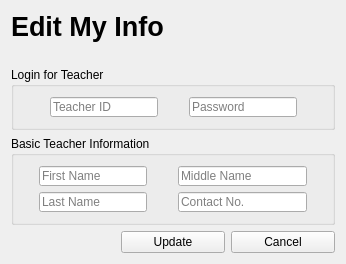
      <widget class="QWidget" name="page_edit_myInfo">
       <layout class="QGridLayout" name="gridLayout_24">
        <item row="0" column="0" colspan="2">
         <widget class="QLabel" name="label_edit_myInfo">
          <property name="minimumSize">
           <size>
            <width>0</width>
            <height>50</height>
           </size>
          </property>
          <property name="maximumSize">
           <size>
            <width>16777215</width>
            <height>50</height>
           </size>
          </property>
          <property name="font">
           <font>
            <pointsize>20</pointsize>
            <weight>75</weight>
            <bold>true</bold>
           </font>
          </property>
          <property name="text">
           <string>Edit My Info</string>
          </property>
          <property name="alignment">
           <set>Qt::AlignLeading|Qt::AlignLeft|Qt::AlignTop</set>
          </property>
         </widget>
        </item>
        <item row="1" column="0" colspan="3">
         <widget class="QGroupBox" name="groupBox_loginForTeacher_edit_myInfo">
          <property name="title">
           <string>Login for Teacher</string>
          </property>
          <layout class="QGridLayout" name="gridLayout_10">
           <item row="0" column="1">
            <spacer name="verticalSpacer_7">
             <property name="orientation">
              <enum>Qt::Vertical</enum>
             </property>
             <property name="sizeHint" stdset="0">
              <size>
               <width>20</width>
               <height>1</height>
              </size>
             </property>
            </spacer>
           </item>
           <item row="1" column="0">
            <spacer name="horizontalSpacer_12">
             <property name="orientation">
              <enum>Qt::Horizontal</enum>
             </property>
             <property name="sizeHint" stdset="0">
              <size>
               <width>16</width>
               <height>20</height>
              </size>
             </property>
            </spacer>
           </item>
           <item row="1" column="1">
            <layout class="QGridLayout" name="gridLayout_11">
             <item row="0" column="1">
              <spacer name="horizontalSpacer_13">
               <property name="orientation">
                <enum>Qt::Horizontal</enum>
               </property>
               <property name="sizeHint" stdset="0">
                <size>
                 <width>25</width>
                 <height>20</height>
                </size>
               </property>
              </spacer>
             </item>
             <item row="0" column="0">
              <widget class="QLineEdit" name="lineEdit_teacherID_edit_myInfo">
               <property name="maximumSize">
                <size>
                 <width>133</width>
                 <height>20</height>
                </size>
               </property>
               <property name="toolTip">
                <string>Teacher ID</string>
               </property>
               <property name="statusTip">
                <string>Teacher ID</string>
               </property>
               <property name="whatsThis">
                <string>Teacher ID</string>
               </property>
               <property name="placeholderText">
                <string>Teacher ID</string>
               </property>
               <property name="clearButtonEnabled">
                <bool>true</bool>
               </property>
              </widget>
             </item>
             <item row="0" column="2">
              <widget class="QLineEdit" name="lineEdit_password_edit_myInfo">
               <property name="maximumSize">
                <size>
                 <width>133</width>
                 <height>20</height>
                </size>
               </property>
               <property name="toolTip">
                <string>Password</string>
               </property>
               <property name="statusTip">
                <string>Password</string>
               </property>
               <property name="whatsThis">
                <string>Password</string>
               </property>
               <property name="echoMode">
                <enum>QLineEdit::Password</enum>
               </property>
               <property name="placeholderText">
                <string>Password</string>
               </property>
               <property name="clearButtonEnabled">
                <bool>true</bool>
               </property>
              </widget>
             </item>
            </layout>
           </item>
           <item row="1" column="2">
            <spacer name="horizontalSpacer_14">
             <property name="orientation">
              <enum>Qt::Horizontal</enum>
             </property>
             <property name="sizeHint" stdset="0">
              <size>
               <width>16</width>
               <height>20</height>
              </size>
             </property>
            </spacer>
           </item>
           <item row="2" column="1">
            <spacer name="verticalSpacer_8">
             <property name="orientation">
              <enum>Qt::Vertical</enum>
             </property>
             <property name="sizeHint" stdset="0">
              <size>
               <width>20</width>
               <height>1</height>
              </size>
             </property>
            </spacer>
           </item>
          </layout>
         </widget>
        </item>
        <item row="2" column="0" colspan="3">
         <widget class="QGroupBox" name="groupBox__basicTacherInformation_edit_myInfo">
          <property name="title">
           <string>Basic Teacher Information</string>
          </property>
          <layout class="QGridLayout" name="gridLayout_8">
           <item row="0" column="1">
            <spacer name="verticalSpacer_5">
             <property name="orientation">
              <enum>Qt::Vertical</enum>
             </property>
             <property name="sizeHint" stdset="0">
              <size>
               <width>20</width>
               <height>1</height>
              </size>
             </property>
            </spacer>
           </item>
           <item row="1" column="0">
            <spacer name="horizontalSpacer_8">
             <property name="orientation">
              <enum>Qt::Horizontal</enum>
             </property>
             <property name="sizeHint" stdset="0">
              <size>
               <width>16</width>
               <height>20</height>
              </size>
             </property>
            </spacer>
           </item>
           <item row="1" column="1">
            <layout class="QGridLayout" name="gridLayout_9">
             <item row="0" column="0">
              <widget class="QLineEdit" name="lineEdit_firstName_edit_myInfo">
               <property name="maximumSize">
                <size>
                 <width>133</width>
                 <height>20</height>
                </size>
               </property>
               <property name="toolTip">
                <string>First Name</string>
               </property>
               <property name="statusTip">
                <string>First Name</string>
               </property>
               <property name="whatsThis">
                <string>First name</string>
               </property>
               <property name="placeholderText">
                <string>First Name</string>
               </property>
               <property name="clearButtonEnabled">
                <bool>true</bool>
               </property>
              </widget>
             </item>
             <item row="0" column="1">
              <spacer name="horizontalSpacer_9">
               <property name="orientation">
                <enum>Qt::Horizontal</enum>
               </property>
               <property name="sizeHint" stdset="0">
                <size>
                 <width>25</width>
                 <height>20</height>
                </size>
               </property>
              </spacer>
             </item>
             <item row="0" column="2">
              <widget class="QLineEdit" name="lineEdit_middleName_edit_myInfo">
               <property name="minimumSize">
                <size>
                 <width>129</width>
                 <height>20</height>
                </size>
               </property>
               <property name="maximumSize">
                <size>
                 <width>133</width>
                 <height>20</height>
                </size>
               </property>
               <property name="toolTip">
                <string>Middle Name</string>
               </property>
               <property name="statusTip">
                <string>Middle Name</string>
               </property>
               <property name="whatsThis">
                <string>Middle Name</string>
               </property>
               <property name="placeholderText">
                <string>Middle Name</string>
               </property>
               <property name="clearButtonEnabled">
                <bool>true</bool>
               </property>
              </widget>
             </item>
             <item row="1" column="0">
              <widget class="QLineEdit" name="lineEdit_lastName_edit_myInfo">
               <property name="maximumSize">
                <size>
                 <width>133</width>
                 <height>20</height>
                </size>
               </property>
               <property name="toolTip">
                <string>Last Name</string>
               </property>
               <property name="statusTip">
                <string>Last Name</string>
               </property>
               <property name="whatsThis">
                <string>Last Name</string>
               </property>
               <property name="placeholderText">
                <string>Last Name</string>
               </property>
               <property name="clearButtonEnabled">
                <bool>true</bool>
               </property>
              </widget>
             </item>
             <item row="1" column="2">
              <widget class="QLineEdit" name="lineEdit_contactNo_edit_myInfo">
               <property name="maximumSize">
                <size>
                 <width>133</width>
                 <height>20</height>
                </size>
               </property>
               <property name="toolTip">
                <string>Contact No.</string>
               </property>
               <property name="statusTip">
                <string>Contact No.</string>
               </property>
               <property name="whatsThis">
                <string>Contact No.</string>
               </property>
               <property name="text">
                <string/>
               </property>
               <property name="placeholderText">
                <string>Contact No.</string>
               </property>
               <property name="clearButtonEnabled">
                <bool>true</bool>
               </property>
              </widget>
             </item>
            </layout>
           </item>
           <item row="1" column="2">
            <spacer name="horizontalSpacer_11">
             <property name="orientation">
              <enum>Qt::Horizontal</enum>
             </property>
             <property name="sizeHint" stdset="0">
              <size>
               <width>16</width>
               <height>20</height>
              </size>
             </property>
            </spacer>
           </item>
           <item row="2" column="1">
            <spacer name="verticalSpacer_6">
             <property name="orientation">
              <enum>Qt::Vertical</enum>
             </property>
             <property name="sizeHint" stdset="0">
              <size>
               <width>20</width>
               <height>1</height>
              </size>
             </property>
            </spacer>
           </item>
          </layout>
         </widget>
        </item>
        <item row="3" column="0">
         <widget class="QLabel" name="label_status_edit_myInfo">
          <property name="text">
           <string/>
          </property>
         </widget>
        </item>
        <item row="3" column="1">
         <widget class="QPushButton" name="pushButton_update_edit_myInfo">
          <property name="toolTip">
           <string>Update</string>
          </property>
          <property name="statusTip">
           <string>Update</string>
          </property>
          <property name="whatsThis">
           <string>Update</string>
          </property>
          <property name="text">
           <string>Update</string>
          </property>
         </widget>
        </item>
        <item row="3" column="2">
         <widget class="QPushButton" name="pushButton_cancel_edit_myInfo">
          <property name="toolTip">
           <string>Cancel</string>
          </property>
          <property name="statusTip">
           <string>Cancel</string>
          </property>
          <property name="whatsThis">
           <string>Cancel</string>
          </property>
          <property name="text">
           <string>Cancel</string>
          </property>
         </widget>
        </item>
       </layout>
      </widget>
